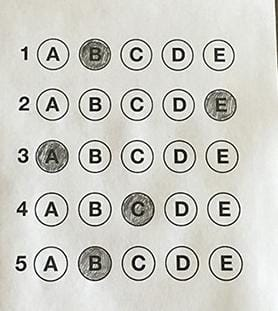
#> input picture OMR1.jpeg, 278 x 311 px
$ python -i functions.py   (imports and definitions only)
#> lines starting #> are read from the running program, lines starting #| are printed output that depends on the picture; after the words box and inside, x2 and y2 are one past the last pixel; in counts of white or black regions, pixels touching at a corner belong together
#> further down, picture is the input picture: shape (311, 278, 3); mean B, G, R 199.3, 205.7, 205.7
import cv2 as cv
import numpy as np


# [41 lines left out: function concat, not called in this run]


def preprocessing(img, threshold1=40, threshold2=90):
#> called with threshold1 = 40, threshold2 = 90
    imgBlur = cv.GaussianBlur(img, (3, 3), 0)
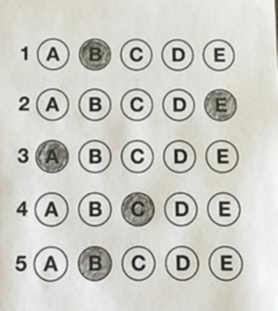
#> imgBlur: shape (311, 278, 3); mean B, G, R 199.3, 205.7, 205.8
    imgCanny = cv.Canny(imgBlur, threshold1, threshold2)
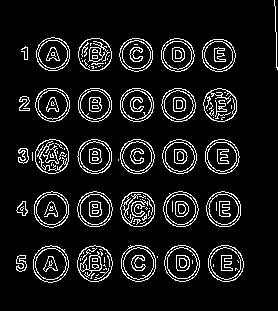
#> imgCanny: shape (311, 278); 9.3% white in thin lines or dots, all inside (x1, y1, x2, y2) = (16, 0, 278, 283)
    kernel = np.ones((5, 5), np.int32)
    imgDia = cv.dilate(imgCanny, kernel, iterations=2)
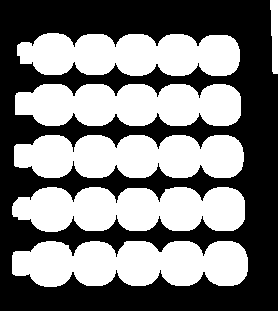
#> imgDia: shape (311, 278); 48.7% white; 6 white regions, box (x1, y1, x2, y2) and area: (12, 241, 248, 287) 8909, (12, 187, 245, 232) 8535, (14, 135, 244, 178) 8318, (15, 84, 241, 126) 8056, (17, 33, 240, 76) 7826, (270, 0, 278, 74) 488
    imgErode = cv.erode(imgDia, kernel, iterations=1)
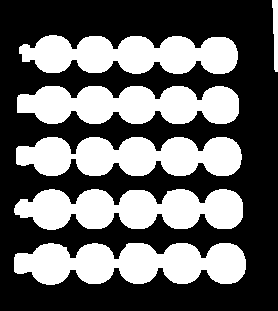
#> imgErode: shape (311, 278); 39.7% white; 6 white regions, box (x1, y1, x2, y2) and area: (14, 243, 246, 285) 7317, (14, 189, 243, 230) 6943, (16, 137, 242, 176) 6766, (17, 86, 239, 124) 6588, (19, 35, 238, 74) 6358, (272, 0, 278, 72) 328
    return imgCanny, imgErode


# contours, area, peri, approx, len(approx), center, bbox
# [115 lines left out: functions get_contour, get_contour_circle, get_warp, get_warp_inverse, reorder, splitting and 1 more, not called in this run]

>>> import cv2
>>> picture = cv2.imread('OMR1.jpeg')
>>> result = preprocessing(picture)

$ run again, on OMR2.jpeg
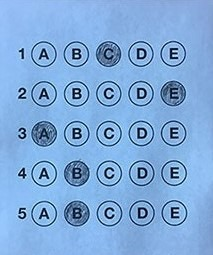
#> input picture OMR2.jpeg, 213 x 255 px
#> picture is the input picture: shape (255, 213, 3); mean B, G, R 218.7, 170.1, 127.6
#> in preprocessing, `imgCanny = cv.Canny(imgBlur, threshold1, threshold2)`:
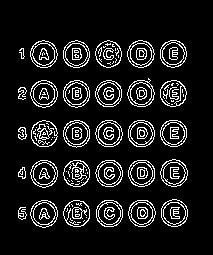
#> imgCanny: shape (255, 213); 10.4% white in thin lines or dots, all inside (x1, y1, x2, y2) = (18, 40, 188, 228)
#> imgDia: shape (255, 213); 51% white; 1 black region, box (x1, y1, x2, y2) and area: (0, 0, 213, 255) 26605
#> in preprocessing, `imgErode = cv.erode(imgDia, kernel, iterations=1)`:
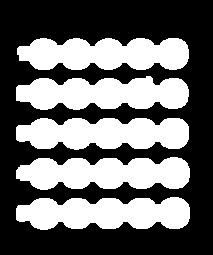
#> imgErode: shape (255, 213); 41.3% white; 5 white regions, box (x1, y1, x2, y2) and area: (16, 197, 190, 230) 4520, (16, 76, 189, 110) 4496, (16, 157, 190, 190) 4478, (16, 118, 189, 150) 4476, (17, 38, 189, 70) 4456

$ run again, on OMR3.jpeg
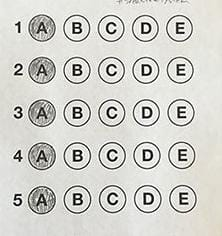
#> input picture OMR3.jpeg, 222 x 236 px
#> picture is the input picture: shape (236, 222, 3); mean B, G, R 203.9, 209.3, 209.4
#> in preprocessing, `imgCanny = cv.Canny(imgBlur, threshold1, threshold2)`:
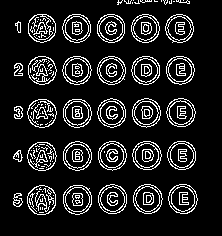
#> imgCanny: shape (236, 222); 12.3% white in thin lines or dots, all inside (x1, y1, x2, y2) = (13, 0, 198, 215)
#> imgDia: shape (236, 222); 60.2% white; 1 black region, box (x1, y1, x2, y2) and area: (0, 0, 222, 236) 20877
#> in preprocessing, `imgErode = cv.erode(imgDia, kernel, iterations=1)`:
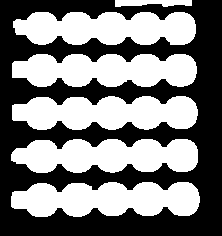
#> imgErode: shape (236, 222); 48.7% white; 6 white regions, box (x1, y1, x2, y2) and area: (11, 182, 200, 217) 5208, (11, 139, 198, 173) 5024, (12, 96, 198, 130) 5014, (12, 54, 197, 87) 4958, (13, 12, 196, 45) 4894, (115, 0, 192, 7) 427
